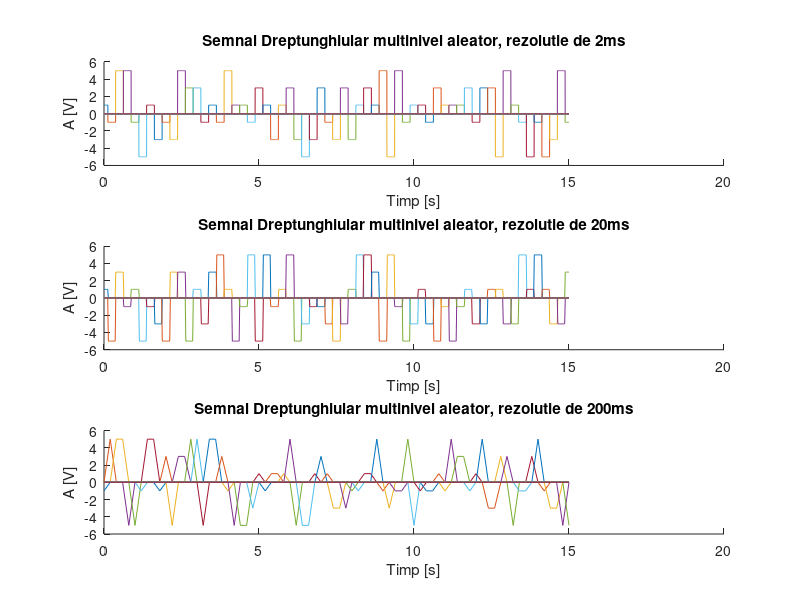

Here is the MATLAB script that generated this plot:
%Se va genera un semnal cu rezolutie temporara de 2ms, 20ms 200ms 
%pentru un semnal continuu de tipul:
 %Semnal dreptunghiular multinivel, aleator:
   %Durata fiec?rui nivel: 0,25 s. 
   %Nivelurile: 
%c.){-5,-3,-1,1,3,5}
 
%rezolutie temporala de 2ms
nivel = [ -5 -3 -1 1 3 5 ]
t=0:0.002:15
subplot(3,1,1)
hold on
title('Semnal Dreptunghiular multinivel aleator, rezolutie de 2ms')
xlabel('Timp [s]')
ylabel('A [V]')
for n=0:0.25:40
x = datasample(nivel, 1)
plot(t, x*rectpuls(t-n, 0.25))
end

%rezolutie temporala de 20ms
nivel = [ -5 -3 -1 1 3 5 ]
t=0:0.02:15
subplot(3,1,2)
hold on
title('Semnal Dreptunghiular multinivel aleator, rezolutie de 20ms')
xlabel('Timp [s]')
ylabel('A [V]')
for n=0:0.25:40
x = datasample(nivel, 1)
plot(t, x*rectpuls(t-n, 0.25))
end

%rezolutie temporala de 200ms
nivel = [ -5 -3 -1 1 3 5 ]
t=0:0.2:15
subplot(3,1,3)
hold on
title('Semnal Dreptunghiular multinivel aleator, rezolutie de 200ms')
xlabel('Timp [s]')
ylabel('A [V]')
for n=0:0.25:40
x = datasample(nivel, 1)
plot(t, x*rectpuls(t-n, 0.25))
end